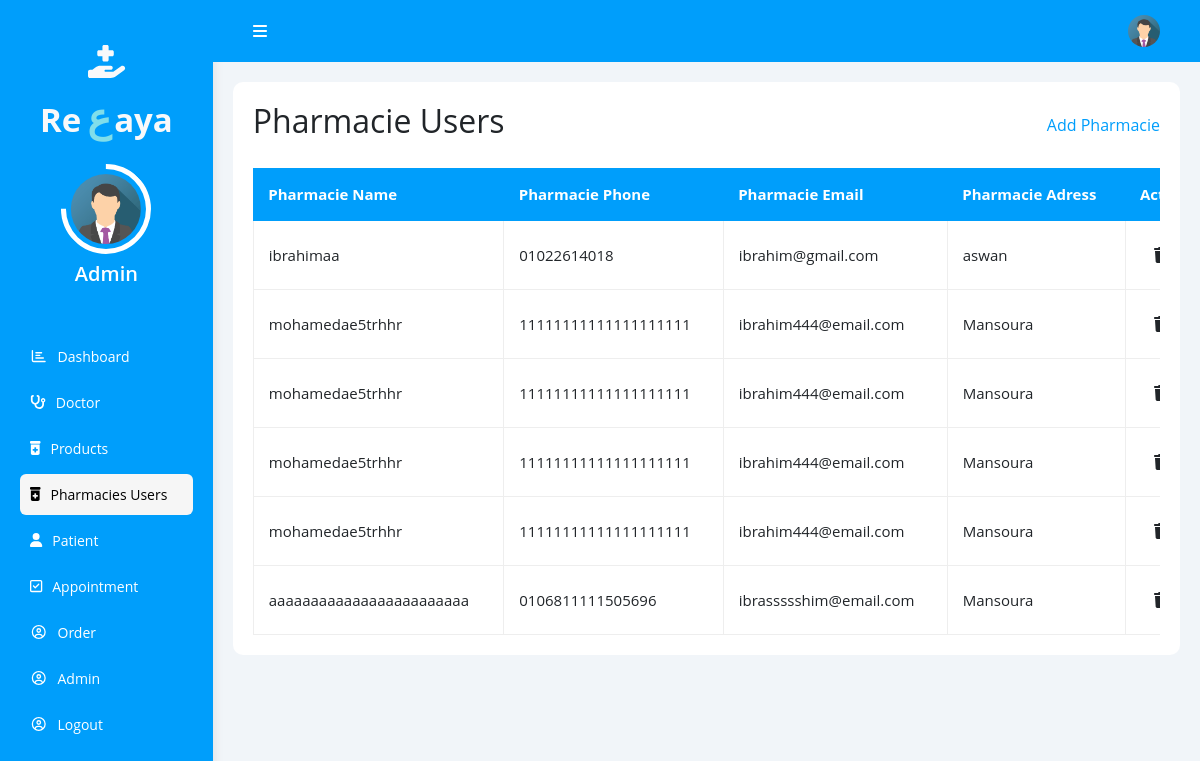
Screenshot of /dashboard/pharmacie_users.php (signed in) with the database file from the repository.
### tables this page shows
CREATE TABLE `users` (
  `id` int(11) NOT NULL,
  `name` varchar(255) NOT NULL,
  `email` varchar(255) NOT NULL,
  `phone` varchar(255) NOT NULL,
  `address` varchar(255) NOT NULL,
  `role` varchar(255) DEFAULT NULL,
  `gender` varchar(255) DEFAULT NULL,
  `specialization` varchar(255) NOT NULL,
  `price` varchar(255) DEFAULT NULL,
  `docDesc` varchar(255) DEFAULT NULL,
  `image` varchar(255) NOT NULL,
  `password` varchar(255) NOT NULL
);

### dashboard/pharmacie_users.php (the view, shortened to what this page needs)
<?php
@include '../componant/config.php';
$adminId=$_SESSION['id'];
   $query = mysqli_query($conn, "SELECT * FROM users where role='admin' AND id='$adminId'");
   $fetch = mysqli_fetch_array($query);
   $adminName= "<h5 class='text-success text-white mb-3
   '>" . $fetch['name'] . "</h5>";
?>
<!DOCTYPE html>
<html lang="en">
<head>
    <link rel="stylesheet" href="../css/bootstrap.min.css" />
    <link rel="stylesheet" href="../css/all.min.css" />
    <link rel="stylesheet" href="../css/dashboard.css" />
</head>
<body>
    <div class="page d-flex">
        <div id="side" class="sidebar">
            <div class="logo text-center text-white">
                <a class="logo__icon d-block text-light fw-bold" href="home.php"><i
                        class="fa-solid fa-hand-holding-medical"></i>
                    Re<span>ع</span>aya</a>
                <a class="img__link d-block" href="#"><img class="img-fluid" src="../images/admin.png"
                        alt="Admin" /></a>
                <h5 class="mt-2 mb-2 fw-semibold">Admin<h5><?php echo $adminName?></h5>
                </h5>
            </div>
            <ul>
                <li>
                    <a class=" d-flex align-items-center" href="dashboard.php">
                        <i class="fa-regular fa-chart-bar fa-fw"></i>
                        <span>Dashboard</span>
                    </a>
                </li>
                <li>
                    <a class=" d-flex align-items-center" href="doctors.php">
                        <i class="fa-solid fa-stethoscope"></i>
                        <span>Doctor</span>
                    </a>
                </li>
                <li>
                    <a class=" d-flex align-items-center" href="products.php">
                        <i class="fa-solid fa-prescription-bottle-medical"></i>
                        <span>Products</span>
                    </a>
                </li>
                <li>
                    <a class="active d-flex align-items-center" href="pharmacie_users.php">
                        <i class="fa-solid fa-prescription-bottle-medical"></i>
                        <span>Pharmacies Users</span>
                    </a>
                </li>
                <li>
                    <a class="d-flex align-items-center" href="patient.php">
                        <i class="fa-solid fa-user"></i>
                        <span>Patient</span>
                    </a>
                </li>
                <li>
                    <a class="d-flex align-items-center" href="appointment.php">
                        <i class="fa-regular fa-square-check"></i>
                        <span>Appointment</span>
                    </a>
                </li>
                <li>
                    <a class="d-flex align-items-center" href="order.php">
                        <i class="fa-regular fa-circle-user fa-fw"></i>
                        <span>Order</span>
                    </a>
                </li>
                <li>
                    <a class="d-flex align-items-center" href="admin.php">
                        <i class="fa-regular fa-circle-user fa-fw"></i>
                        <span>Admin</span>
                    </a>
                </li>
                <li>
                    <a class="d-flex align-items-center" href="../logout.php">
                        <i class="fa-regular fa-circle-user fa-fw"></i>
                        <span>Logout</span>
                    </a>
                </li>
            </ul>
        </div>
        <div class="content">
            <div class="head">
                <div onclick="hide()" class="menu">
                    <i class="fa-solid fa-bars"></i>
                </div>
                <div class="icon d-flex align-items-center">
                    <img src="../images/admin.png" alt="" />
                </div>
            </div>
            <?php
            $select = mysqli_query($conn, "SELECT * FROM users where role='pharmacie'");
            ?>
            <div class="patient bg-white">
                <div class="table-header">
                    <h2>Pharmacie Users</h2>
                    <a href="#" id="add-button">Add Pharmacie</a>
                </div>
                <div class="responsive-table">
                    <table>
                        <thead>
                            <tr>
                                <td>Pharmacie Name</td>
                                <td>Pharmacie Phone</td>
                                <td>Pharmacie Email</td>
                                <td>Pharmacie Adress</td>
                                <td>Action</td>
                            </tr>
                        </thead>
                        <tbody>
                            <tr>
                                <?php while ($row = mysqli_fetch_assoc($select)) { ?>
                                <td>
                                    <?php echo $row['name']; ?>
                                </td>
                                <td>
                                    <?php echo $row['phone']; ?>
                                </td>
                                <td>
                                    <?php echo $row['email']; ?>
                                </td>
                                <td>
                                    <?php echo $row['address']; ?>
                                </td>
                                <td>
                                    <a href="pharmacie_users.php?delete=<?php echo $row['id']; ?>" class="btn">
                                        <i class="fas fa-trash"></i>delete </a>
                                </td>
                            </tr>
                        </tbody>
                        <?php } ?>
                    </table>
                </div>
            </div>
        </div>
    </div>
</body>
</html>

### css/dashboard.css (style rules this page uses)
:root { --blue-color: #009efb; --blue-alt-color: #0d69d5; --success-color: #09c372; --error-color: #ff3860; }
* { box-sizing: border-box; }
body { font-family: "Open Sans", sans-serif; margin: 0; }
a { text-decoration: none; }
ul { list-style: none; padding: 0; }
.page { background-color: #f1f5f9; min-height: 100vh; }
.sidebar { width: 250px; padding: 20px; box-shadow: 0 0 10px #ddd; background-color: var(--blue-color); }
.sidebar>div { margin-bottom: 50px; }
.sidebar .logo .logo__icon { padding: 1.0625rem 0rem; font-size: 2.0625rem; }
.sidebar .logo .logo__icon span { color: #80deea; font-size: 40px; padding: 0rem 0.1875rem 0rem 0.375rem; }
.sidebar .logo .img__link { border: 0.3125rem solid #fff; border-radius: 100%; width: 52%; padding: 0.3125rem; height: 5.625rem; margin: auto; border-top-color: transparent; transform: rotate(-45deg); }
.sidebar .logo .img__link img { border-radius: 100%; transform: rotate(45deg); width: 100%; }
.sidebar .logo h5 { font-size: 1.25rem; }
.sidebar ul li a { margin-bottom: 5px; transition: 0.3s; color: white; padding: 10px; font-size: 14px; border-radius: 6px; }
.sidebar ul li a.active, .sidebar ul li a:hover { background-color: #f6f6f6; color: black; }
.sidebar ul li a span { font-size: 14px; margin-left: 10px; }
.content { overflow: hidden; width: 100vw; }
.content .head { display: flex; align-items: center; justify-content: space-between; background-color: var(--blue-color); padding: 15px 40px; }
.content .head .menu { color: white; cursor: pointer; }
.content .head .icon img { width: 32px; height: 32px; border-radius: 50%; }
.patient { padding: 20px; margin: 20px; border-radius: 10px; }
.patient .table-header { display: flex; justify-content: space-between; align-items: center; margin-bottom: 20px; }
.patient .table-header a { color: var(--blue-color); }
.patient .responsive-table { overflow-x: auto; }
.patient table { min-width: 1000px; border-spacing: 0; font-size: 15px; width: 100%; }
.patient thead td { background-color: var(--blue-color); color: white; font-weight: bold; }
.patient table td { padding: 15px; }
.patient tbody td { border-bottom: 1px solid #eee; border-left: 1px solid #eee; transition: 0.3s; }
.patient table tbody tr td:last-child { border-right: 1px solid #eee; }

### rows the page displays
users: name "ibrahimaa", phone "01022614018", email "ibrahim@gmail.com", address "aswan"
users: name "mohamedae5trhhr", phone "11111111111111111111", email "ibrahim444@email.com", address "Mansoura"
users: name "mohamedae5trhhr", phone "11111111111111111111", email "ibrahim444@email.com", address "Mansoura"
users: name "mohamedae5trhhr", phone "11111111111111111111", email "ibrahim444@email.com", address "Mansoura"
users: name "mohamedae5trhhr", phone "11111111111111111111", email "ibrahim444@email.com", address "Mansoura"
users: name "aaaaaaaaaaaaaaaaaaaaaaaa", phone "0106811111505696", email "ibrassssshim@email.com", address "Mansoura"
